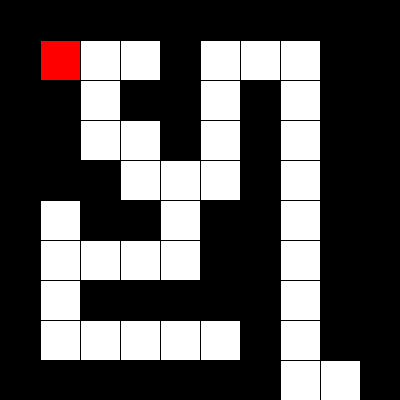
Frame 1 (no input)
Frame 60 (the mouse pressed at the canvas centre just before this capture): identical to frame 1, image omitted
Frame 120 (the mouse held since frame 60 and released just before this capture): identical to frame 1, image omitted

The Processing sketch that drew this single still picture (run headless with seeded random() and noise(); from frame 60 on, the mouse is pressed at the canvas centre):

// Processing sketch: week15_06_maze_DFS_visited
// ── week15_06_maze_DFS_visited.pde
//week15_06_maze_DFS_visited
int [][]maze = {
  {1, 1, 1, 1, 1, 1, 1, 1, 1, 1},
  {1, 0, 0, 0, 1, 0, 0, 0, 1, 1},
  {1, 1, 0, 1, 1, 0, 1, 0, 1, 1},
  {1, 1, 0, 0, 1, 0, 1, 0, 1, 1},
  {1, 1, 1, 0, 0, 0, 1, 0, 1, 1},
  {1, 0, 1, 1, 0, 1, 1, 0, 1, 1},
  {1, 0, 0, 0, 0, 1, 1, 0, 1, 1},
  {1, 0, 1, 1, 1, 1, 1, 0, 1, 1},
  {1, 0, 0, 0, 0, 0, 1, 0, 1, 1},
  {1, 1, 1, 1, 1, 1, 1, 0, 0, 1},
  {1, 1, 1, 1, 1, 1, 1, 1, 1, 1},
};
int [][] visited = new int [10][10];
int startI = 1, startJ = 1, I = 1, J = 1, step = 1;
void setup() {
  size(400, 400);
  visited[I][J] = step;
}
void draw() {
  for (int i=0; i<maze.length; i++) {
    for (int j=0; j<maze[0].length; j++) {
      if (maze[i][j]==1)fill(0);
      else fill(255);
      rect(j*40, i*40, 40, 40);
    }
  }
  fill(255,0,0);
  rect(startJ*40,startI*40,40,40);
}
